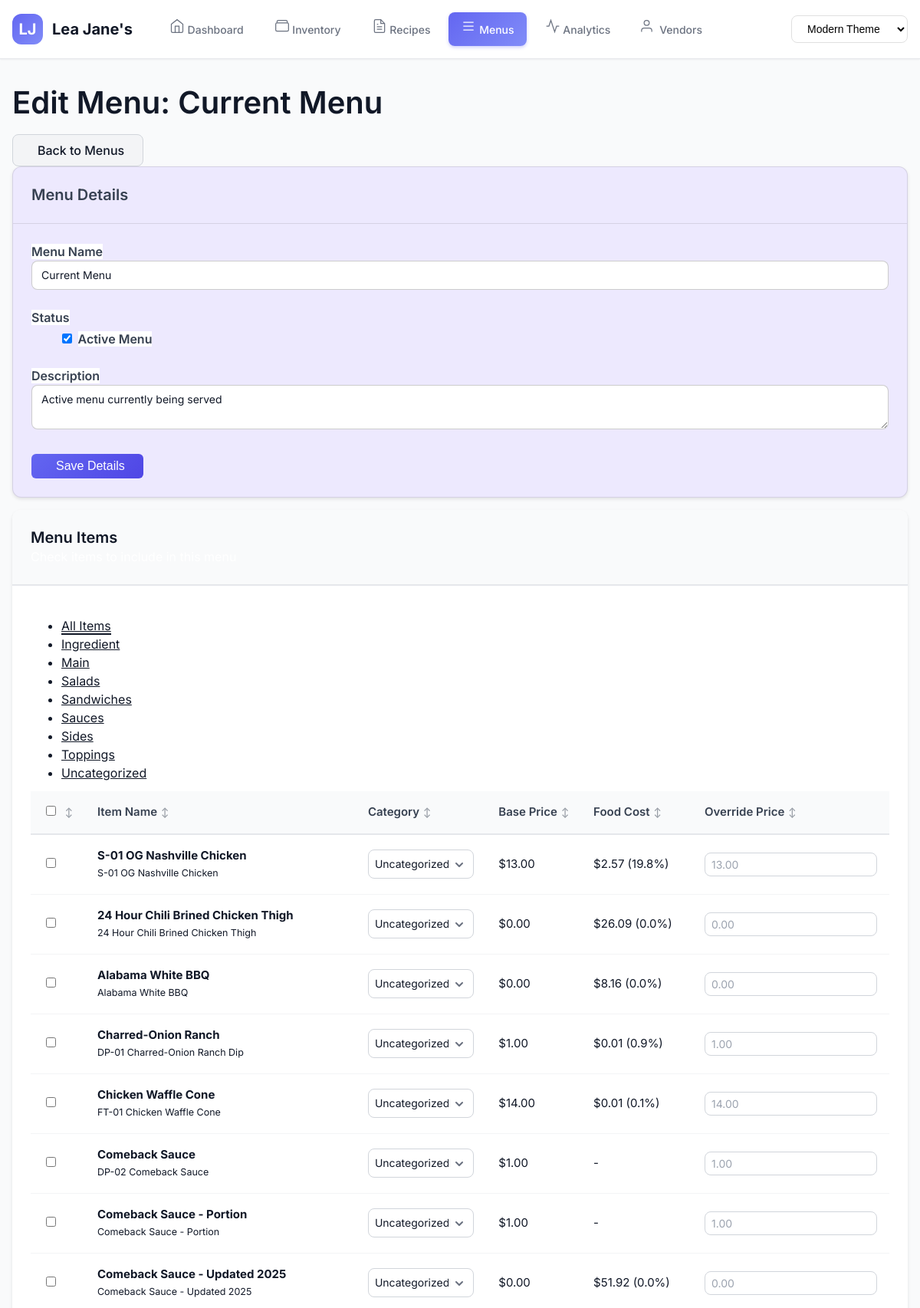
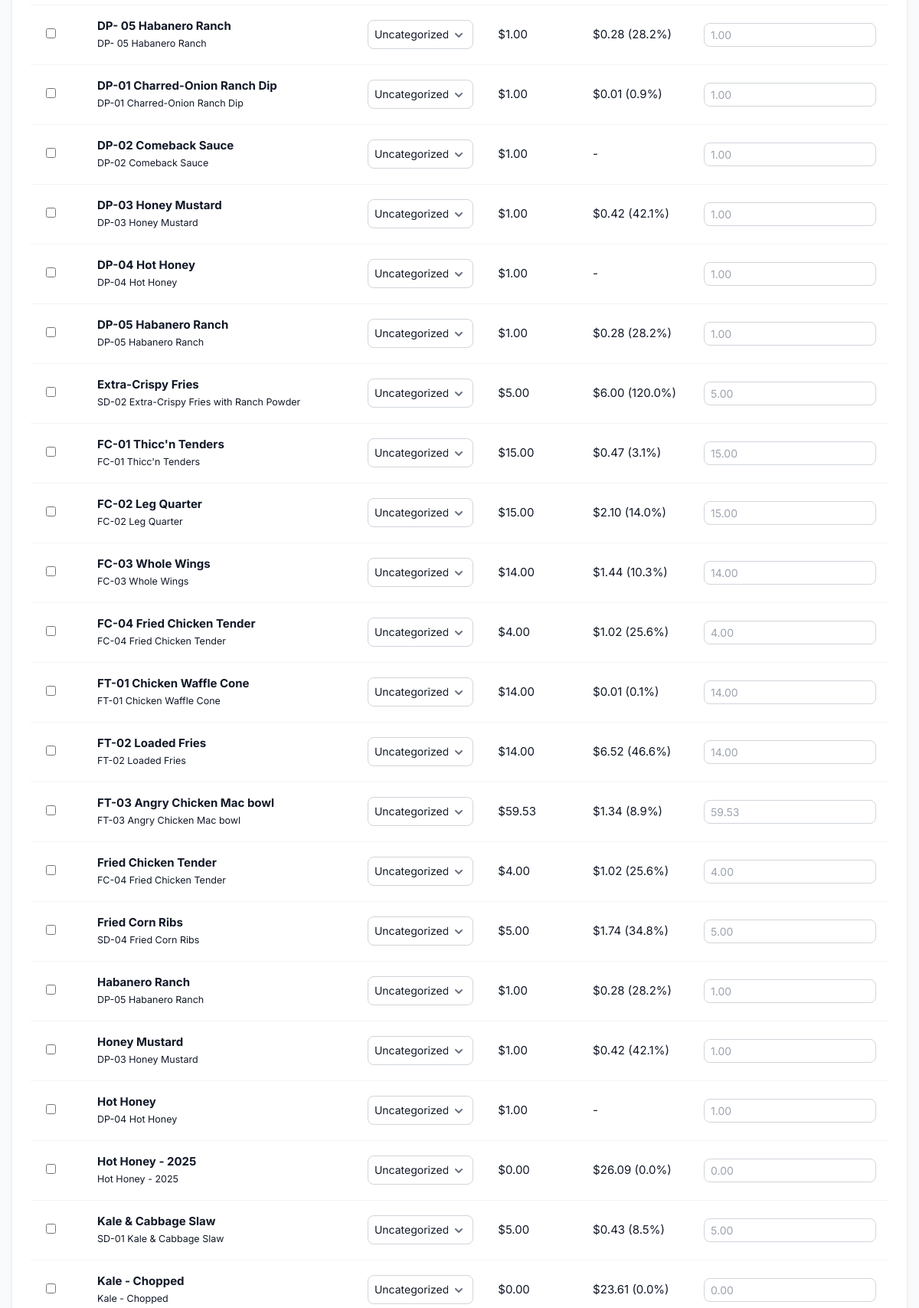
Page /menus_mgmt/5/edit (upper part) on the committed database (2 pictures, top to bottom).
### tables this page shows
CREATE TABLE "menus_actual" (
    menu_id INTEGER PRIMARY KEY AUTOINCREMENT,
    menu_name TEXT NOT NULL UNIQUE,
    menu_version TEXT NOT NULL, -- "Current", "V3 Planning", "Summer 2025"
    
    -- Menu Status & Timeline
    status TEXT DEFAULT 'Draft' CHECK (status IN ('Draft', 'Testing', 'Active', 'Archived')),
    effective_date DATE,
    end_date DATE,
    
    -- Menu Configuration
    description TEXT,
    target_food_cost REAL DEFAULT 30.0,
    
    -- Audit
    created_at TIMESTAMP DEFAULT CURRENT_TIMESTAMP,
    updated_at TIMESTAMP DEFAULT CURRENT_TIMESTAMP
);

CREATE TABLE menu_categories (
    id INTEGER PRIMARY KEY AUTOINCREMENT,
    menu_id INTEGER NOT NULL,
    category_name TEXT NOT NULL,
    sort_order INTEGER DEFAULT 0,
    FOREIGN KEY (menu_id) REFERENCES menus(id) ON DELETE CASCADE
);

CREATE TABLE "recipes_actual" (
    recipe_id INTEGER PRIMARY KEY AUTOINCREMENT,
    recipe_name TEXT NOT NULL UNIQUE,
    
    -- Toast POS Classification (from XtraChef exports)
    recipe_type TEXT NOT NULL CHECK (recipe_type IN ('Recipe', 'PrepRecipe')),
    recipe_group TEXT NOT NULL, -- Main, Sides, Sauces, Ingredient
    status TEXT DEFAULT 'Draft' CHECK (status IN ('Draft', 'Complete', 'Active', 'Retired')),
    
    -- PDF Recipe Header Information
    serving_size REAL,
    serving_unit TEXT,
    prep_time_minutes INTEGER,
    cook_time_minutes INTEGER,
    station TEXT,
    
    -- Yield Information (for prep recipes only)
    batch_yield REAL, -- 10 lb, 50 portions, 4 gallons
    batch_yield_unit TEXT,
    portions_per_batch INTEGER,
    
    -- Cost Information (calculated, not input)
    food_cost REAL DEFAULT 0,
    labor_cost REAL DEFAULT 0,
    
    -- Menu Pricing (only for final recipes, NULL for prep recipes)
    menu_price REAL,
    target_food_cost_percent REAL DEFAULT 30,
    
    -- Additional Recipe Information
    instructions TEXT,
    notes TEXT,
    allergen_info TEXT,
    shelf_life_hours INTEGER,
    
    -- Audit Trail
    created_at TIMESTAMP DEFAULT CURRENT_TIMESTAMP,
    updated_at TIMESTAMP DEFAULT CURRENT_TIMESTAMP,
    last_cost_calculation TIMESTAMP,
    migrated_from_old_id INTEGER -- tracks original recipe ID
);

### app.py (the view, shortened to what this page needs)
@app.route('/menus_mgmt/<int:menu_id>/edit', methods=['GET', 'POST'])
def edit_menu(menu_id):
    with get_db() as conn:
        menu = conn.execute('SELECT * FROM menus WHERE id = ?', (menu_id,)).fetchone()
        menu_items = conn.execute('''
            SELECT DISTINCT mi.item_name,
                   mi.recipe_id,
                   mi.menu_price,
                   mi.menu_group,
                   r.recipe_name,
                   r.food_cost,
                   r.food_cost_percentage,
                   CASE WHEN mmi.menu_id IS NOT NULL THEN 1 ELSE 0 END as is_assigned,
                   mmi.category,
                   mmi.sort_order as item_sort_order,
                   mmi.override_price,
                   MAX(mi.id) as id  -- Use MAX to get one ID per unique item
            FROM menu_items mi
            LEFT JOIN recipes r ON mi.recipe_id = r.id
            LEFT JOIN menu_menu_items mmi ON mi.id = mmi.menu_item_id AND mmi.menu_id = ?
            GROUP BY mi.item_name, mi.recipe_id
            ORDER BY mmi.category, mmi.sort_order, mi.item_name
        ''', (menu_id,)).fetchall()
        categories = conn.execute('''
            SELECT * FROM menu_categories
            WHERE menu_id = ?
            ORDER BY sort_order
        ''', (menu_id,)).fetchall()
    theme = get_theme()
    return render_template(f'edit_menu_{theme}.html',
                         menu=menu,
                         menu_items=menu_items,
                         categories=categories)

### app.py (called while the page is built)
def get_db():
    conn = sqlite3.connect(DATABASE)
    conn.row_factory = sqlite3.Row
    return conn

def get_theme():
    theme = request.args.get('theme') or request.cookies.get('theme', 'modern')
    return theme if theme in ['modern', 'neo', 'fam'] else 'modern'

### templates/edit_menu_modern.html (shortened to what this page needs)
{% extends "base_modern.html" %}
{% block content %}
<div class="container-fluid">
    <div class="content-header">
        <h1>Edit Menu: {{ menu.menu_name }}</h1>
        <a href="{{ url_for('menus') }}" class="btn btn-secondary">
             Back to Menus
        </a>
    </div>
    {% set menu_colors = ['#f0f9ff', '#fef3c7', '#f0fdf4', '#fef2f2', '#f3f4f6', '#ede9fe', '#fdf2f8', '#ecfdf5'] %}
    {% set menu_color = menu_colors[menu.id % menu_colors|length] %}
    <div class="card mb-4 menu-details-card" style="background-color: {{ menu_color }}; border: 1px solid rgba(0,0,0,0.1);">
        <div class="card-header" style="background-color: {{ menu_color }}; border-bottom: 1px solid rgba(0,0,0,0.1);">
            <h3>Menu Details</h3>
        </div>
        <div class="card-body">
            <form method="POST">
                <div class="form-row">
                    <div class="form-group col-md-6">
                        <label for="menu_name">Menu Name</label>
                        <input type="text" class="form-control" id="menu_name" name="menu_name"
                               value="{{ menu.menu_name }}" required>
                    </div>
                    <div class="form-group col-md-6">
                        <label for="is_active">Status</label>
                        <div class="custom-control custom-switch">
                            <input type="checkbox" class="custom-control-input" id="is_active"
                                   name="is_active" {% if menu.is_active %}checked{% endif %}>
                            <label class="custom-control-label" for="is_active">Active Menu</label>
                        </div>
                    </div>
                </div>
                <div class="form-group">
                    <label for="description">Description</label>
                    <textarea class="form-control" id="description" name="description"
                              rows="2">{{ menu.description or '' }}</textarea>
                </div>
                <button type="submit" class="btn btn-modern">
                     Save Details
                </button>
            </form>
        </div>
    </div>
    <div class="card">
        <div class="card-header" style="background-color: #f9fafb; border-bottom: 2px solid #e5e7eb;">
            <h3>Menu Items</h3>
            <p class="mb-0 text-muted">Check items to include in this menu</p>
        </div>
        <div class="card-body" style="background-color: white;">
            <ul class="nav nav-tabs mb-3" role="tablist">
                <li class="nav-item">
                    <a class="nav-link active" data-toggle="tab" href="#all-items">
                        All Items
                    </a>
                </li>
                {% for category in categories %}
                <li class="nav-item">
                    <a class="nav-link" data-toggle="tab" href="#cat-{{ loop.index }}">
                        {{ category.category_name }}
                    </a>
                </li>
                {% endfor %}
            </ul>
            <div class="tab-content">
                <div class="tab-pane fade show active" id="all-items">
                    <div class="table-responsive">
                        <table class="table table-sm">
                            <thead>
                                <tr>
                                    <th width="40">
                                        <input type="checkbox" id="select-all">
                                    </th>
                                    <th>Item Name</th>
                                    <th>Category</th>
                                    <th>Base Price</th>
                                    <th>Food Cost</th>
                                    <th>Override Price</th>
                                </tr>
                            </thead>
                            <tbody>
                                {% for item in menu_items %}
                                <tr class="{% if item.is_assigned %}table-success{% endif %}">
                                    <td>
                                        <input type="checkbox"
                                               class="item-checkbox"
                                               data-item-id="{{ item.id }}"
                                               {% if item.is_assigned %}checked{% endif %}>
                                    </td>
                                    <td>
                                        <strong>{{ item.item_name }}</strong>
                                        {% if item.recipe_name %}
                                            <br><small class="text-muted">{{ item.recipe_name }}</small>
                                        {% endif %}
                                    </td>
                                    <td>
                                        <select class="form-control form-control-sm category-select"
                                                data-item-id="{{ item.id }}">
                                            <option value="">Uncategorized</option>
                                        </select>
                                    </td>
                                    <td>${{ "%.2f"|format(item.menu_price or 0) }}</td>
                                    <td>
                                        {% if item.food_cost %}
                                            ${{ "%.2f"|format(item.food_cost) }}
                                            ({{ "%.1f"|format(item.food_cost_percentage or 0) }}%)
                                        {% else %}
                                            -
                                        {% endif %}
                                    </td>
                                    <td>
                                        <input type="number"
                                               class="form-control form-control-sm override-price"
                                               data-item-id="{{ item.id }}"
                                               value="{{ "%.2f"|format(item.override_price) if item.override_price else '' }}"
                                               placeholder="{{ "%.2f"|format(item.menu_price or 0) }}"
                                               step="0.01">
                                    </td>
                                </tr>
                                {% endfor %}
                            </tbody>
                        </table>
                    </div>
                </div>
            </div>
        </div>
    </div>
</div>
{% endblock %}

### static/css/design-system.css (style rules this page uses)
:root { --space-unit: 8px; --space-0: 0; --space-1: calc(var(--space-unit) * 0.5); --space-2: var(--space-unit); --space-3: calc(var(--space-unit) * 1.5); --space-4: calc(var(--space-unit) * 2); --space-5: calc(var(--space-unit) * 2.5); --space-6: calc(var(--space-unit) * 3); --space-7: calc(var(--space-unit) * 3.5); --space-8: calc(var(--space-unit) * 4); --space-9: calc(var(--space-unit) * 4.5); --space-10: calc(var(--space-unit) * 5); --space-12: calc(var(--space-unit) * 6); --space-16: calc(var(--space-unit) * 8); --space-20: calc(var(--space-unit) * 10); --space-24: calc(var(--space-unit) * 12); --space-xs: var(--space-1); --space-sm: var(--space-2); --space-md: var(--space-4); --space-lg: var(--space-6); --space-xl: var(--space-8); --space-2xl: var(--space-12); --space-3xl: var(--space-16); --card-padding: var(--space-6); --section-spacing: var(--space-10); --container-padding: var(--space-4); --form-spacing: var(--space-6); --button-padding-x: var(--space-5); --button-padding-y: var(--space-3); --input-padding-x: var(--space-4); --input-padding-y: var(--space-3); }
:root { --text-xs: 0.75rem; --text-sm: 0.875rem; --text-base: 1rem; --text-lg: 1.125rem; --text-xl: 1.25rem; --text-2xl: 1.5rem; --text-3xl: 1.875rem; --text-4xl: 2.25rem; --text-5xl: 3rem; --leading-none: 1; --leading-tight: 1.25; --leading-snug: 1.375; --leading-normal: 1.5; --leading-relaxed: 1.625; --leading-loose: 2; --tracking-tighter: -0.05em; --tracking-tight: -0.025em; --tracking-normal: 0; --tracking-wide: 0.025em; --tracking-wider: 0.05em; --tracking-widest: 0.1em; --font-thin: 100; --font-light: 300; --font-normal: 400; --font-medium: 500; --font-semibold: 600; --font-bold: 700; --font-extrabold: 800; --font-black: 900; }
:root { --radius-none: 0; --radius-sm: 0.125rem; --radius-base: 0.25rem; --radius-md: 0.375rem; --radius-lg: 0.5rem; --radius-xl: 0.75rem; --radius-2xl: 1rem; --radius-3xl: 1.5rem; --radius-full: 9999px; --button-radius: var(--radius-lg); --card-radius: var(--radius-xl); --input-radius: var(--radius-lg); --badge-radius: var(--radius-full); --modal-radius: var(--radius-2xl); }
:root { --shadow-xs: 0 1px 2px 0 rgb(0 0 0 / 0.05); --shadow-sm: 0 1px 3px 0 rgb(0 0 0 / 0.1), 0 1px 2px -1px rgb(0 0 0 / 0.1); --shadow-base: 0 4px 6px -1px rgb(0 0 0 / 0.1), 0 2px 4px -2px rgb(0 0 0 / 0.1); --shadow-md: 0 10px 15px -3px rgb(0 0 0 / 0.1), 0 4px 6px -4px rgb(0 0 0 / 0.1); --shadow-lg: 0 20px 25px -5px rgb(0 0 0 / 0.1), 0 8px 10px -6px rgb(0 0 0 / 0.1); --shadow-xl: 0 25px 50px -12px rgb(0 0 0 / 0.25); --shadow-2xl: 0 30px 60px -15px rgb(0 0 0 / 0.3); --shadow-inner: inset 0 2px 4px 0 rgb(0 0 0 / 0.05); --shadow-none: 0 0 #0000; --card-shadow: var(--shadow-base); --button-shadow: var(--shadow-sm); --dropdown-shadow: var(--shadow-lg); --modal-shadow: var(--shadow-xl); }
:root { --duration-75: 75ms; --duration-100: 100ms; --duration-150: 150ms; --duration-200: 200ms; --duration-300: 300ms; --duration-500: 500ms; --duration-700: 700ms; --duration-1000: 1000ms; --ease-linear: linear; --ease-in: cubic-bezier(0.4, 0, 1, 1); --ease-out: cubic-bezier(0, 0, 0.2, 1); --ease-in-out: cubic-bezier(0.4, 0, 0.2, 1); --transition-base: all var(--duration-200) var(--ease-in-out); --transition-fast: all var(--duration-150) var(--ease-in-out); --transition-slow: all var(--duration-300) var(--ease-in-out); }
:root { --z-0: 0; --z-10: 10; --z-20: 20; --z-30: 30; --z-40: 40; --z-50: 50; --z-auto: auto; --z-dropdown: 1000; --z-sticky: 1020; --z-fixed: 1030; --z-modal-backdrop: 1040; --z-modal: 1050; --z-popover: 1060; --z-tooltip: 1070; }
:root { --screen-xs: 375px; --screen-sm: 640px; --screen-md: 768px; --screen-lg: 1024px; --screen-xl: 1280px; --screen-2xl: 1536px; --screen-3xl: 1920px; --screen-4xl: 2560px; --screen-5xl: 3840px; }
.mb-0 { margin-bottom: var(--space-0) !important; }
.mb-3 { margin-bottom: var(--space-3) !important; }
.mb-4 { margin-bottom: var(--space-4) !important; }

### static/css/mobile-buttons.css (style rules this page uses)
:root { --btn-min-height: 44px; --btn-comfortable-height: 48px; --btn-large-height: 56px; --btn-padding-y: 12px; --btn-padding-x: 20px; --btn-padding-y-mobile: 14px; --btn-padding-x-mobile: 16px; }

### static/css/responsive-tables.css (style rules this page uses)
.table-responsive { width: 100%; overflow-x: auto; -webkit-overflow-scrolling: touch; }

### rows in the picture
menus_actual: menu_name "Current Menu", description "Active menu currently being served"
menu_categories: category_name "Ingredient"
menu_categories: category_name "Main"
menu_categories: category_name "Salads"
menu_categories: category_name "Sandwiches"
menu_categories: category_name "Sauces"
menu_categories: category_name "Sides"
menu_categories: category_name "Toppings"
menu_categories: category_name "Uncategorized"
recipes_actual: item_name "S-01 OG Nashville Chicken", recipe_name "S-01 OG Nashville Chicken", menu_price "13.00", food_cost "2.57", food_cost_percentage "19.8"
recipes_actual: item_name "24 Hour Chili Brined Chicken Thigh", recipe_name "24 Hour Chili Brined Chicken Thigh", labor_cost "0.00", food_cost "26.09", labor_cost "0.0", menu_price "0.00"
recipes_actual: item_name "Alabama White BBQ", recipe_name "Alabama White BBQ", labor_cost "0.00", food_cost "8.16", labor_cost "0.0", menu_price "0.00"
recipes_actual: item_name "Charred-Onion Ranch", recipe_name "DP-01 Charred-Onion Ranch Dip", menu_price "1.00", food_cost "0.01", food_cost_percentage "0.9", item_name "DP-01 Charred-Onion Ranch Dip"
recipes_actual: item_name "Comeback Sauce - Updated 2025", recipe_name "Comeback Sauce - Updated 2025", labor_cost "0.00", food_cost "51.92", labor_cost "0.0", menu_price "0.00"
recipes_actual: item_name "DP- 05 Habanero Ranch", recipe_name "DP- 05 Habanero Ranch", menu_price "1.00", food_cost "0.28", food_cost_percentage "28.2"
recipes_actual: item_name "DP-03 Honey Mustard", recipe_name "DP-03 Honey Mustard", menu_price "1.00", food_cost "0.42", food_cost_percentage "42.1", item_name "Honey Mustard"
recipes_actual: item_name "DP-05 Habanero Ranch", recipe_name "DP-05 Habanero Ranch", menu_price "1.00", food_cost "0.28", food_cost_percentage "28.2", item_name "Habanero Ranch"
recipes_actual: item_name "Extra-Crispy Fries", recipe_name "SD-02 Extra-Crispy Fries with Ranch Powder", menu_price "5.00", food_cost "6.00", food_cost_percentage "120.0"
recipes_actual: item_name "FC-01 Thicc'n Tenders", recipe_name "FC-01 Thicc'n Tenders", menu_price "15.00", food_cost "0.47", food_cost_percentage "3.1"
recipes_actual: item_name "FC-02 Leg Quarter", recipe_name "FC-02 Leg Quarter", menu_price "15.00", food_cost "2.10", food_cost_percentage "14.0"
recipes_actual: item_name "FC-03 Whole Wings", recipe_name "FC-03 Whole Wings", menu_price "14.00", food_cost "1.44", food_cost_percentage "10.3"
recipes_actual: item_name "FC-04 Fried Chicken Tender", recipe_name "FC-04 Fried Chicken Tender", menu_price "4.00", food_cost "1.02", food_cost_percentage "25.6"
recipes_actual: item_name "FT-01 Chicken Waffle Cone", recipe_name "FT-01 Chicken Waffle Cone", menu_price "14.00", food_cost "0.01", food_cost_percentage "0.1"
recipes_actual: item_name "FT-02 Loaded Fries", recipe_name "FT-02 Loaded Fries", menu_price "14.00", food_cost "6.52", food_cost_percentage "46.6"
recipes_actual: item_name "Fried Corn Ribs", recipe_name "SD-04 Fried Corn Ribs", menu_price "5.00", food_cost "1.74", food_cost_percentage "34.8"
recipes_actual: item_name "Hot Honey - 2025", recipe_name "Hot Honey - 2025", labor_cost "0.00", food_cost "26.09", labor_cost "0.0", menu_price "0.00"
recipes_actual: item_name "Kale & Cabbage Slaw", recipe_name "SD-01 Kale & Cabbage Slaw", menu_price "5.00", food_cost "0.43", food_cost_percentage "8.5"
recipes_actual: item_name "Kale - Chopped", recipe_name "Kale - Chopped", labor_cost "0.00", food_cost "23.61", labor_cost "0.0", menu_price "0.00"

### other values in the picture
{{ item.item_name }} "Chicken Waffle Cone" "Comeback Sauce" "Comeback Sauce - Portion" "DP-02 Comeback Sauce" "DP-04 Hot Honey" "FT-03 Angry Chicken Mac bowl" "Fried Chicken Tender" "Hot Honey"
{{ item.recipe_name }} "FT-01 Chicken Waffle Cone" "DP-02 Comeback Sauce" "Comeback Sauce - Portion" "DP-02 Comeback Sauce" "DP-04 Hot Honey" "FT-03 Angry Chicken Mac bowl" "FC-04 Fried Chicken Tender" "DP-04 Hot Honey"
{{ "%.2f"|format(item.menu_price or 0) }} "14.00" "1.00" "1.00" "1.00" "1.00" "59.53" "4.00" "1.00"
{{ "%.2f"|format(item.food_cost) }} "0.01" "1.34" "1.02"
{{ "%.1f"|format(item.food_cost_percentage or 0) }} "0.1" "8.9" "25.6"
